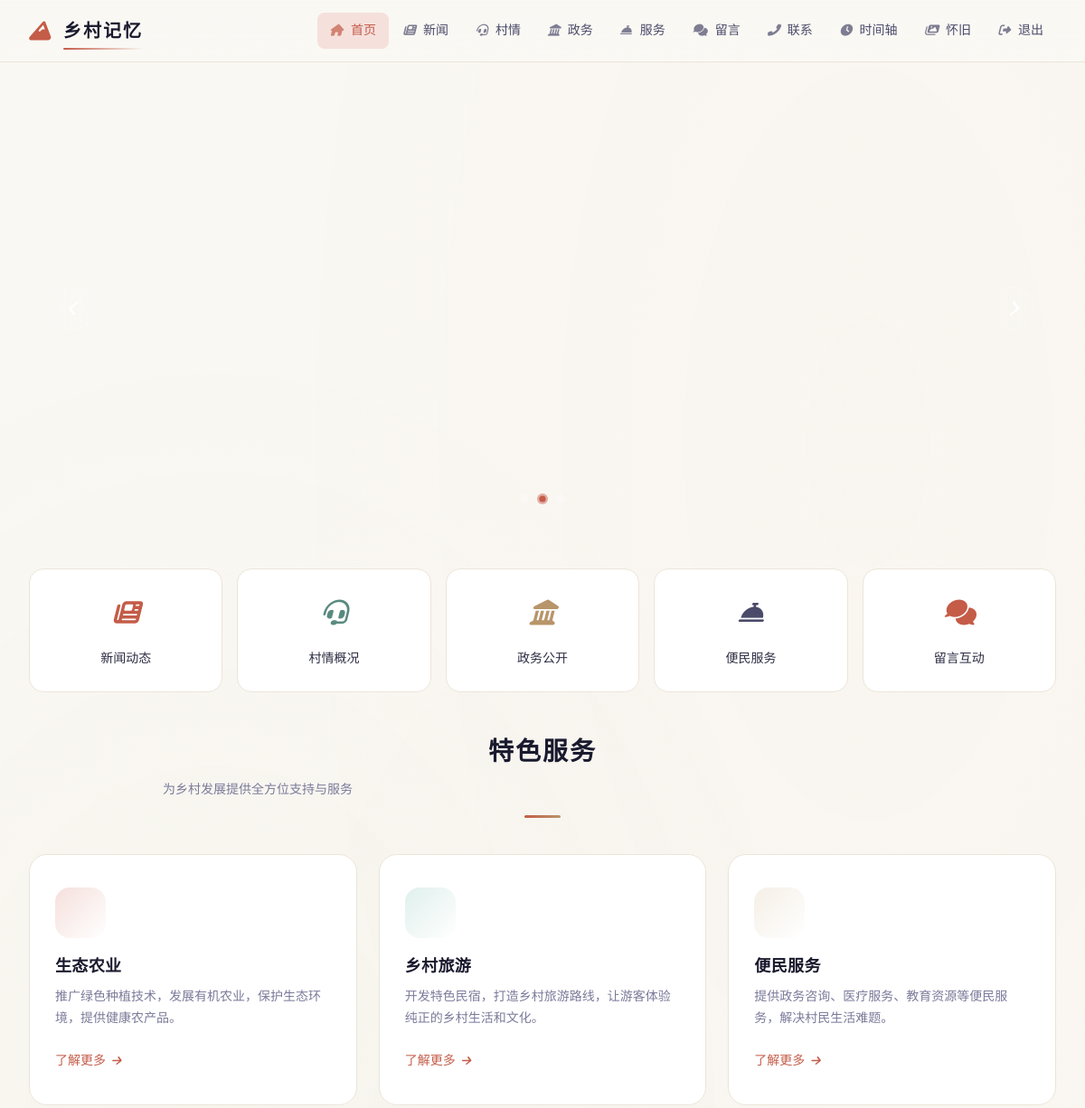
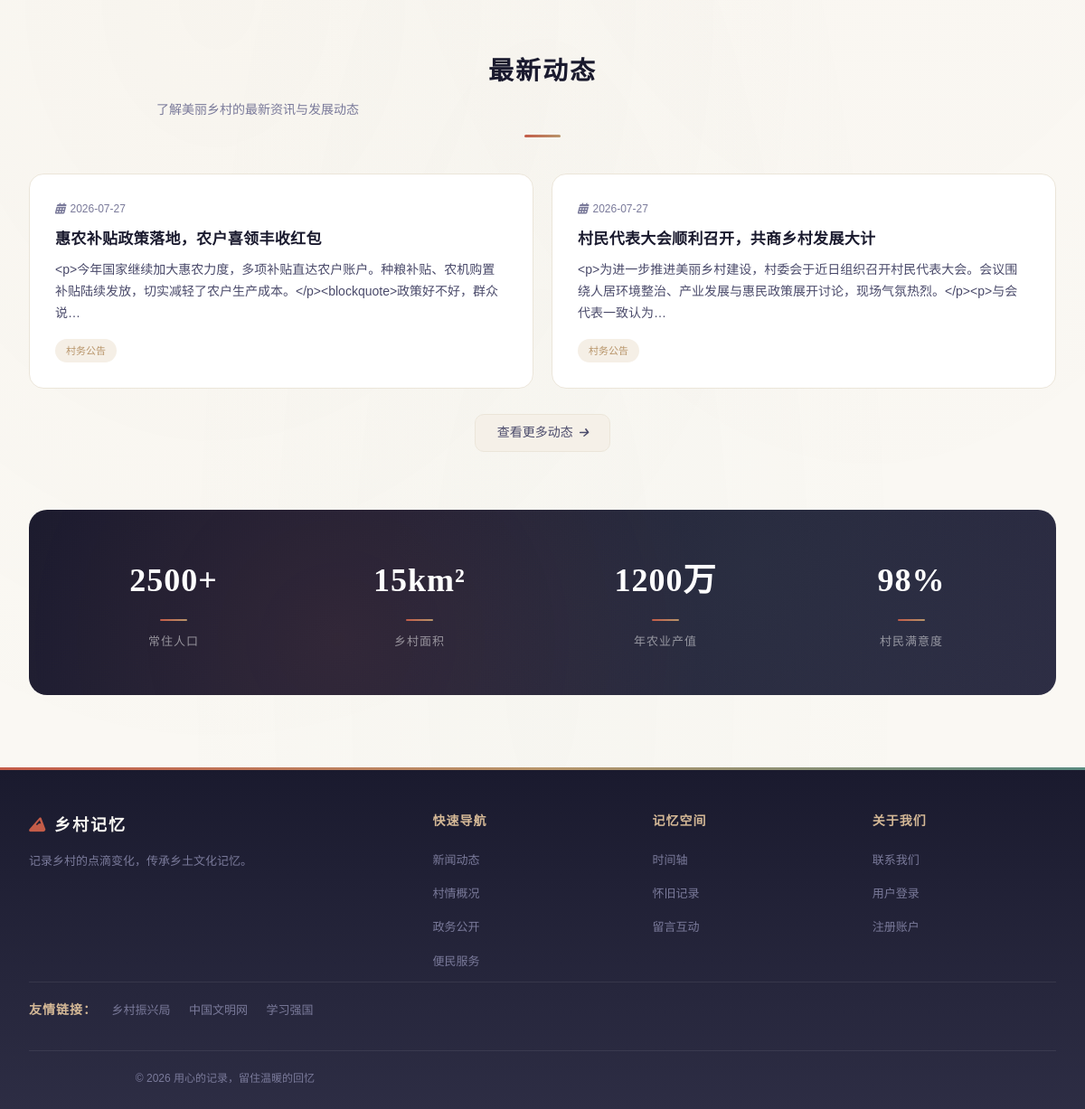
The page / (signed in) on the database its author committed (2 pictures, top to bottom).
### models.py (models this page shows, shortened)
class SiteConfig(db.Model):
    __tablename__ = "site_config"
    id = db.Column(db.Integer, primary_key=True)
    site_title = db.Column(db.String(100), default="乡村记忆")  # 站点标题
    site_slogan = db.Column(db.Text, default="")  # 站点副标题/标语
    logo_url = db.Column(db.String(255), default="")  # 图片 Logo 访问 URL
    logo_name = db.Column(db.String(100), default="乡村记忆")  # 文字 Logo 名称
    logo_icon = db.Column(db.String(50), default="fas fa-mountain")  # 文字 Logo 图标
    nav_menu = db.Column(db.Text, default="[]")  # 导航菜单 JSON
    footer_brand = db.Column(db.Text, default="")  # 页脚品牌名
    footer_about = db.Column(db.Text, default="")  # 页脚简介文案
    footer_links = db.Column(db.Text, default="[]")  # 页脚链接分组 JSON
    footer_copyright = db.Column(db.Text, default="")  # 版权后缀（不含年份）
    quick_links = db.Column(db.Text, default="[]")  # 首页快速入口 JSON
    home_stats = db.Column(db.Text, default="{}")  # 首页/村情统计 JSON
    about_content = db.Column(db.Text, default="")  # 关于我们页正文（富文本）
    hero_subtitle = db.Column(
        db.Text, default="生态宜居 · 产业兴旺 · 乡风文明"
    )  # 封面副标题
    hero_title = db.Column(db.Text, default="美丽乡村")  # 封面主标题（Hero 悬浮文字，后台可配）
    stat_labels = db.Column(db.Text, default="{}")  # KPI 标签 JSON: {population,area,output,satisfaction}
    intro_title = db.Column(db.Text, default="关于我们的村庄")  # 「关于我们的村庄」区块标题
    intro_subtitle = db.Column(db.Text, default="山水田园间，品味乡村魅力")  # 「关于我们的村庄」副文案
    features_title = db.Column(db.Text, default="乡村特色")  # 「乡村特色」区块标题
    features_subtitle = db.Column(db.Text, default="生态、生产、生活融合发展")  # 「乡村特色」副文案
    village_info_title = db.Column(db.Text, default="村庄信息")  # 「村庄信息」区块标题（P1）
    updated_at = db.Column(
        db.DateTime, default=datetime.utcnow, onupdate=datetime.utcnow
    )
    @classmethod
    def get(cls):
        try:
            row = cls.query.first()
        except Exception:
            row = None
        if row is None:
            row = cls(id=1, **cls.default_values())
        return row
    @property
    def nav_items(self):
        try:
            items = json.loads(self.nav_menu) if self.nav_menu else []
        except (json.JSONDecodeError, TypeError):
            items = []
        if not isinstance(items, list):
            items = []
        items = [i for i in items if i.get("is_active", True)]
        items.sort(key=lambda x: x.get("sort_order", 0))
        return items
    @property
    def footer_link_groups(self):
        try:
            groups = json.loads(self.footer_links) if self.footer_links else []
        except (json.JSONDecodeError, TypeError):
            groups = []
        return groups if isinstance(groups, list) else []
    @property
    def quick_link_items(self):
        try:
            items = json.loads(self.quick_links) if self.quick_links else []
        except (json.JSONDecodeError, TypeError):
            items = []
        if not isinstance(items, list):
            items = []
        items.sort(key=lambda x: x.get("sort_order", 0))
        return items

class HomeFeature(db.Model):
    __tablename__ = "home_features"
    id = db.Column(db.Integer, primary_key=True)
    title = db.Column(db.String(100), nullable=False)  # 标题，如「生态农业」
    description = db.Column(db.Text, default="")  # 描述
    icon = db.Column(db.String(50), default="fa-leaf")  # FontAwesome 图标类名
    icon_color = db.Column(
        db.String(20), default="red"
    )  # red/jade/gold/ink 对应现有配色
    link = db.Column(db.String(200), default="/services")  # 了解更多链接
    sort_order = db.Column(db.Integer, default=0)  # 排序（越小越靠前）
    is_active = db.Column(db.Boolean, default=True)  # 是否在前台展示
    created_at = db.Column(db.DateTime, default=datetime.utcnow)

class News(db.Model):
    __tablename__ = "news"
    id = db.Column(db.Integer, primary_key=True)
    title = db.Column(db.String(100), nullable=False)
    content = db.Column(db.Text, nullable=False)
    user_id = db.Column(db.Integer, db.ForeignKey("users.id"))
    category_id = db.Column(db.Integer, db.ForeignKey("categories.id"))
    create_time = db.Column(db.DateTime, default=datetime.utcnow)
    author = db.Column(db.String(80))
    image_url = db.Column(db.String(255))
    view_count = db.Column(db.Integer, default=0)  # 浏览次数

class Category(db.Model):
    __tablename__ = "categories"
    id = db.Column(db.Integer, primary_key=True)
    name = db.Column(db.String(50), nullable=False)
    news = db.relationship("News", backref="category", lazy=True)

class FriendLink(db.Model):
    __tablename__ = "friend_links"
    id = db.Column(db.Integer, primary_key=True)
    name = db.Column(db.String(100), nullable=False)  # 链接名称
    url = db.Column(db.String(255), default="")  # 跳转地址
    logo_url = db.Column(db.String(255), default="")  # 站点图标（可选）
    description = db.Column(db.Text, default="")  # 备注
    sort_order = db.Column(db.Integer, default=0)  # 排序
    is_active = db.Column(db.Boolean, default=True)  # 是否展示
    created_at = db.Column(db.DateTime, default=datetime.utcnow)

### routes/main.py (the view)
@main_bp.route("/")
def index():
    try:
        features = (
            HomeFeature.query.filter_by(is_active=True)
            .order_by(HomeFeature.sort_order, HomeFeature.id)
            .all()
        )
        carousel = (
            VillageCarousel.query.filter_by(is_active=True)
            .order_by(VillageCarousel.sort_order, VillageCarousel.id)
            .all()
        )
        home_news = (
            News.query.order_by(News.create_time.desc()).limit(6).all()
        )
        return render_template(
            "index.html",
            features=features,
            carousels=carousel,
            home_news=home_news,
        )
    except Exception:
        logger.error("首页渲染失败", exc_info=True)
        return render_template("base.html")

### templates/index.html (shortened to what this page needs)
{% extends "base.html" %} {% block title %}{{ site_config.site_title if site_config else '美丽乡村信息平台' }} - 首页{% endblock %}  {% block content %}
<div class="carousel" id="homeCarousel">
  <div class="carousel-inner">
    <div class="carousel-item">
    </div>
  </div>
  <button class="carousel-control carousel-prev" onclick="prevSlide()" aria-label="上一张">
    <i class="fas fa-chevron-left"></i>
  </button>
  <button class="carousel-control carousel-next" onclick="nextSlide()" aria-label="下一张">
    <i class="fas fa-chevron-right"></i>
  </button>
  <div class="carousel-indicators">
    <span class="indicator active" onclick="goToSlide(0)"></span>
    <span class="indicator" onclick="goToSlide(1)"></span>
    <span class="indicator" onclick="goToSlide(2)"></span>
  </div>
</div>
<div class="quick-links">
  {% if site_config and site_config.quick_link_items %}
    {% for q in site_config.quick_link_items %}
    <a href="{{ q.url }}" class="quick-link {{ q.color or 'red' }}">
      <i class="{{ q.icon or 'fas fa-circle' }}"></i>
      <span>{{ q.label }}</span>
    </a>
    {% endfor %}
  {% endif %}
</div>
<section>
  <div class="section-header">
    <h2>特色服务</h2>
    <p>为乡村发展提供全方位支持与服务</p>
    <div class="section-divider"></div>
  </div>
  <div class="features-grid">
    {% if features %}
      {% for f in features %}
      <div class="feature-card">
        <div class="feature-icon {{ f.icon_color or 'red' }}">
          <i class="{{ f.icon or 'fas fa-leaf' }}"></i>
        </div>
        <h3>{{ f.title }}</h3>
        <p>{{ f.description }}</p>
        <a href="{{ f.link or '/services' }}" class="feature-link">
          了解更多 <i class="fas fa-arrow-right" style="font-size: 12px"></i>
        </a>
      </div>
      {% endfor %}
    {% endif %}
  </div>
</section>
<section class="news-section">
  <div class="section-header">
    <h2>最新动态</h2>
    <p>了解美丽乡村的最新资讯与发展动态</p>
    <div class="section-divider"></div>
  </div>
  <div class="news-grid">
    {% if home_news %}
      {% for n in home_news %}
      <a href="/news/{{ n.id }}" style="text-decoration:none; color:inherit; display:block;">
        <div class="news-card">
          <div class="date"><i class="far fa-calendar-alt"></i> {{ n.create_time.strftime('%Y-%m-%d') if n.create_time else '' }}</div>
          <h4>{{ n.title }}</h4>
          <p>{{ (n.content[:80] ~ '…') if n.content and n.content|length > 80 else (n.content or '') }}</p>
          {% if n.category %}
          <span class="tag">{{ n.category.name }}</span>
          {% elif n.author %}
          <span class="tag">{{ n.author }}</span>
          {% endif %}
        </div>
      </a>
      {% endfor %}
    {% else %}
    <div class="news-card">
      <div class="date"><i class="far fa-calendar-alt"></i> —</div>
      <h4>暂无动态</h4>
      <p>更多乡村资讯正在整理中，敬请期待。</p>
    </div>
    {% endif %}
  </div>
  <div class="news-footer">
    <a href="/news" class="btn btn-secondary">
      查看更多动态 <i class="fas fa-arrow-right" style="font-size: 12px"></i>
    </a>
  </div>
</section>
<section class="stats-section">
  <div class="stats-grid">
    <div class="stat-item">
      <div class="stat-number">2500+</div>
      <div class="stat-divider"></div>
      <div class="stat-label">常住人口</div>
    </div>
    <div class="stat-item">
      <div class="stat-number">15km²</div>
      <div class="stat-divider"></div>
      <div class="stat-label">乡村面积</div>
    </div>
    <div class="stat-item">
      <div class="stat-number">1200万</div>
      <div class="stat-divider"></div>
      <div class="stat-label">年农业产值</div>
    </div>
    <div class="stat-item">
      <div class="stat-number">98%</div>
      <div class="stat-divider"></div>
      <div class="stat-label">村民满意度</div>
    </div>
  </div>
</section>
{% endblock %}

### templates/base.html (shortened to what this page needs)
<!doctype html>
<html lang="zh-CN">
  <head>
    <link
      rel="stylesheet"
      href="{{ url_for('static', filename='font-awesome/css/all.min.css') }}"
    />
    <link rel="stylesheet" href="/static/css/style.css" />
  </head>
  <body class="{% if request.path.startswith('/admin') %}is-admin{% endif %}">
    <header class="site-header">
      <div class="header-inner">
        <a href="/" class="logo-area">
          {% if site_config and site_config.logo_url %}
          <img src="{{ site_config.logo_url }}" alt="{{ site_config.logo_name or 'logo' }}" style="height: 28px; border-radius: 6px;" />
          {% else %}
          <i class="{{ site_config.logo_icon if site_config and site_config.logo_icon else 'fas fa-mountain' }}"></i>
          <span>{{ site_config.logo_name if site_config and site_config.logo_name else '乡村记忆' }}</span>
          {% endif %}
        </a>
        <ul class="nav-links" id="navLinks">
          {% if site_config %}
          {% for item in site_config.nav_items %}
          <li>
            <a href="{{ item.url }}"><i class="{{ item.icon or 'fas fa-circle' }}"></i> {{ item.label }}</a>
          </li>
          {% endfor %}
          {% endif %}
          {% if session['user'] %}
          <li>
            <a href="/logout"><i class="fas fa-sign-out-alt"></i> 退出</a>
          </li>
          {% else %}
          <li>
            <a href="/login"><i class="fas fa-sign-in-alt"></i> 登录</a>
          </li>
          {% endif %}
        </ul>
      </div>
    </header>
    <main class="container">
       {% block content %}{% endblock %}
    </main>
    <footer>
      <div class="footer-inner">
        <div>
          <div class="footer-brand">
            {% if site_config and site_config.logo_icon %}<i class="{{ site_config.logo_icon }}" style="margin-right: 8px; color: var(--cinnabar)"></i>{% endif %}{{ site_config.footer_brand if site_config and site_config.footer_brand else '乡村记忆' }}
          </div>
          <p class="footer-desc">
            {{ site_config.footer_about if site_config and site_config.footer_about else '记录乡村的点滴变化，传承乡土文化记忆。<br />让每一份乡愁都有处安放，让每一个故事都被铭记。' }}
          </p>
        </div>
        {% for group in (site_config.footer_link_groups if site_config else []) %}
        <div>
          <div class="footer-title">{{ group.title }}</div>
          <ul class="footer-links">
            {% for link in group.links %}
            <li><a href="{{ link.url }}">{{ link.label }}</a></li>
            {% endfor %}
          </ul>
        </div>
        {% endfor %}
      </div>
      {% if friend_links %}
      <div class="footer-friends" style="border-top: 1px solid rgba(255, 255, 255, 0.08); padding-top: 16px; margin-bottom: 8px;">
        <span class="footer-title" style="margin-right: 12px;">友情链接：</span>
        {% for fl in friend_links %}
        <a href="{{ fl.url }}" target="_blank" rel="noopener noreferrer" style="margin-right: 16px; color: var(--ink-muted); font-size: 13px;">{{ fl.name }}</a>
        {% endfor %}
      </div>
      {% endif %}
      <div class="footer-bottom">
        <p>&copy; {{ now.year }} {{ site_config.footer_copyright if site_config and site_config.footer_copyright else '乡村记忆系统 | 用心的记录，留住温暖的回忆' }}</p>
      </div>
    </footer>
  </body>
</html>

### static/css/style.css (style rules this page uses)
:root { --cinnabar: #c45c48; --cinnabar-light: #d97b6a; --cinnabar-pale: #f5e0dc; --jade: #5a8a7f; --jade-light: #7ab5a8; --jade-pale: #e0f0ec; --gold: #b8956a; --gold-light: #d4b896; --gold-pale: #f5efe6; --ink-dark: #1a1a2e; --ink: #2d2d44; --ink-light: #4a4a6a; --ink-muted: #7a7a9a; --paper: #faf8f3; --paper-warm: #f5f0e8; --paper-deep: #ebe5d9; --shadow-sm: 0 1px 3px rgba(26, 26, 46, 0.06); --shadow-md: 0 4px 16px rgba(26, 26, 46, 0.08); --shadow-lg: 0 8px 32px rgba(26, 26, 46, 0.1); --shadow-xl: 0 16px 48px rgba(26, 26, 46, 0.12); --font-display: "Noto Serif SC", "Source Han Serif SC", serif; --font-body: "Noto Sans SC", "PingFang SC", "Microsoft YaHei", sans-serif; --font-mono: "JetBrains Mono", "Fira Code", monospace; --radius-sm: 8px; --radius-md: 12px; --radius-lg: 16px; --radius-xl: 20px; --radius-full: 9999px; --space-1: 4px; --space-2: 8px; --space-3: 12px; --space-4: 16px; --space-5: 20px; --space-6: 24px; --space-8: 32px; --space-10: 40px; --space-12: 48px; --space-16: 64px; --ease-out: cubic-bezier(0.16, 1, 0.3, 1); --ease-in-out: cubic-bezier(0.65, 0, 0.35, 1); --duration-fast: 150ms; --duration-normal: 250ms; --duration-slow: 400ms; }
*, *::before, *::after { box-sizing: border-box; margin: 0; padding: 0; }
html { font-size: 16px; -webkit-font-smoothing: antialiased; -moz-osx-font-smoothing: grayscale; }
body { font-family: var(--font-body); background: var(--paper); color: var(--ink); line-height: 1.7; min-height: 100vh; display: flex; flex-direction: column; }
a { color: var(--cinnabar); text-decoration: none; transition: color var(--duration-fast) var(--ease-out); }
h1, h2, h3, h4, h5, h6 { font-family: var(--font-display); font-weight: 700; line-height: 1.3; color: var(--ink-dark); letter-spacing: 0.02em; }
h2 { font-size: clamp(1.4rem, 1.1rem + 1.5vw, 2rem); }
h3 { font-size: clamp(1.1rem, 0.95rem + 0.75vw, 1.35rem); }
h4 { font-size: 1.05rem; }
p { max-width: 65ch; }
.container { max-width: 1280px; margin: 0 auto; padding: var(--space-8) var(--space-6); width: 100%; flex: 1; }
.btn { display: inline-flex; align-items: center; justify-content: center; gap: var(--space-2); padding: 10px 24px; border-radius: var(--radius-md); font-size: 0.9rem; font-weight: 500; font-family: var(--font-body); cursor: pointer; transition: all var(--duration-fast) var(--ease-out); border: 1px solid transparent; line-height: 1.4; white-space: nowrap; }
.btn-secondary { background: var(--paper-warm); color: var(--ink-light); border-color: var(--paper-deep); }

### rows shown on the page
SiteConfig: logo_name "乡村记忆", footer_brand "乡村记忆", footer_about "记录乡村的点滴变化，传承乡土文化记忆。", footer_copyright "用心的记录，留住温暖的回忆"
HomeFeature: title "生态农业", description "推广绿色种植技术，发展有机农业，保护生态环境，提供健康农产品。"
HomeFeature: title "乡村旅游", description "开发特色民宿，打造乡村旅游路线，让游客体验纯正的乡村生活和文化。"
HomeFeature: title "便民服务", description "提供政务咨询、医疗服务、教育资源等便民服务，解决村民生活难题。"
News: create_time "2026-07-27", title "惠农补贴政策落地，农户喜领丰收红包", content "<p>今年国家继续加大惠农力度，多项补贴直达农户账户。种粮补贴、农机购置补贴陆续发放，切实减轻了农户生产成本。</p><blockquote>政策好不好，群众说…", category.name "村务公告"
News: create_time "2026-07-27", title "村民代表大会顺利召开，共商乡村发展大计", content "<p>为进一步推进美丽乡村建设，村委会于近日组织召开村民代表大会。会议围绕人居环境整治、产业发展与惠民政策展开讨论，现场气氛热烈。</p><p>与会代表一致认为…", category.name "村务公告"
FriendLink: name "乡村振兴局"
FriendLink: name "中国文明网"
FriendLink: name "学习强国"

### other values the page prints
{{ item.label }} "首页" "新闻" "村情" "政务" "服务" "留言" "联系" "时间轴" "怀旧"
{{ q.label }} "新闻动态" "村情概况" "政务公开" "便民服务" "留言互动"
{{ group.title }} "快速导航" "记忆空间" "关于我们"
{{ link.label }} "新闻动态" "村情概况" "政务公开" "便民服务" "时间轴" "怀旧记录" "留言互动" "联系我们" "用户登录" "注册账户"
